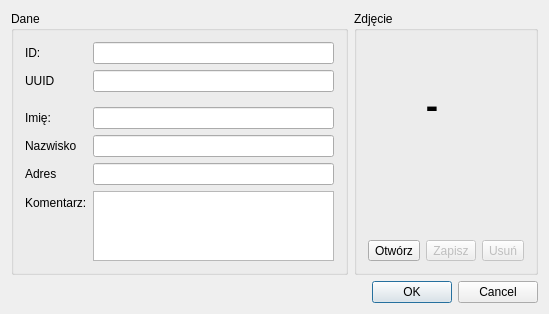
<?xml version="1.0" encoding="UTF-8"?>
<ui version="4.0">
 <class>PersonAdderClass</class>
 <widget class="QDialog" name="PersonAdderClass">
  <property name="windowModality">
   <enum>Qt::WindowModal</enum>
  </property>
  <property name="geometry">
   <rect>
    <x>0</x>
    <y>0</y>
    <width>549</width>
    <height>299</height>
   </rect>
  </property>
  <property name="windowTitle">
   <string>PersonAdder</string>
  </property>
  <layout class="QVBoxLayout" name="verticalLayout_2">
   <item>
    <layout class="QHBoxLayout" name="horizontalLayout">
     <item>
      <widget class="QGroupBox" name="groupBox">
       <property name="title">
        <string>Dane</string>
       </property>
       <layout class="QVBoxLayout" name="verticalLayout">
        <item>
         <layout class="QFormLayout" name="formLayout">
          <property name="fieldGrowthPolicy">
           <enum>QFormLayout::AllNonFixedFieldsGrow</enum>
          </property>
          <item row="0" column="0">
           <widget class="QLabel" name="label_5">
            <property name="text">
             <string>ID:</string>
            </property>
           </widget>
          </item>
          <item row="0" column="1">
           <widget class="QLineEdit" name="IdLe">
            <property name="readOnly">
             <bool>true</bool>
            </property>
           </widget>
          </item>
          <item row="1" column="0">
           <widget class="QLabel" name="label_4">
            <property name="text">
             <string>UUID</string>
            </property>
           </widget>
          </item>
          <item row="1" column="1">
           <widget class="QLineEdit" name="UuidLe">
            <property name="readOnly">
             <bool>true</bool>
            </property>
           </widget>
          </item>
          <item row="2" column="0">
           <widget class="Line" name="line">
            <property name="orientation">
             <enum>Qt::Horizontal</enum>
            </property>
           </widget>
          </item>
          <item row="3" column="0">
           <widget class="QLabel" name="label">
            <property name="text">
             <string>Imię:</string>
            </property>
           </widget>
          </item>
          <item row="3" column="1">
           <widget class="QLineEdit" name="NameLe"/>
          </item>
          <item row="4" column="0">
           <widget class="QLabel" name="label_2">
            <property name="text">
             <string>Nazwisko</string>
            </property>
           </widget>
          </item>
          <item row="4" column="1">
           <widget class="QLineEdit" name="snameLe"/>
          </item>
          <item row="5" column="0">
           <widget class="QLabel" name="label_3">
            <property name="text">
             <string>Adres</string>
            </property>
           </widget>
          </item>
          <item row="5" column="1">
           <widget class="QLineEdit" name="AddrLe"/>
          </item>
          <item row="6" column="0">
           <widget class="QLabel" name="label_6">
            <property name="text">
             <string>Komentarz:</string>
            </property>
           </widget>
          </item>
          <item row="6" column="1">
           <widget class="QPlainTextEdit" name="CmtPte"/>
          </item>
         </layout>
        </item>
       </layout>
      </widget>
     </item>
     <item>
      <widget class="QGroupBox" name="groupBox_2">
       <property name="sizeIncrement">
        <size>
         <width>0</width>
         <height>0</height>
        </size>
       </property>
       <property name="title">
        <string>Zdjęcie</string>
       </property>
       <layout class="QVBoxLayout" name="verticalLayout_3">
        <item>
         <widget class="QLabel" name="PicLbl">
          <property name="sizePolicy">
           <sizepolicy hsizetype="Fixed" vsizetype="Fixed">
            <horstretch>0</horstretch>
            <verstretch>0</verstretch>
           </sizepolicy>
          </property>
          <property name="minimumSize">
           <size>
            <width>128</width>
            <height>128</height>
           </size>
          </property>
          <property name="maximumSize">
           <size>
            <width>128</width>
            <height>128</height>
           </size>
          </property>
          <property name="text">
           <string>&lt;!DOCTYPE HTML PUBLIC &quot;-//W3C//DTD HTML 4.0//EN&quot; &quot;http://www.w3.org/TR/REC-html40/strict.dtd&quot;&gt;
&lt;html&gt;&lt;head&gt;&lt;meta name=&quot;qrichtext&quot; content=&quot;1&quot; /&gt;&lt;style type=&quot;text/css&quot;&gt;
p, li { white-space: pre-wrap; }
&lt;/style&gt;&lt;/head&gt;&lt;body style=&quot; font-family:'DejaVu Sans'; font-size:9pt; font-weight:400; font-style:normal;&quot;&gt;
&lt;p align=&quot;center&quot; style=&quot; margin-top:0px; margin-bottom:0px; margin-left:0px; margin-right:0px; -qt-block-indent:0; text-indent:0px;&quot;&gt;&lt;span style=&quot; font-size:28pt; font-weight:600;&quot;&gt;-&lt;/span&gt;&lt;/p&gt;&lt;/body&gt;&lt;/html&gt;</string>
          </property>
         </widget>
        </item>
        <item>
         <spacer name="verticalSpacer">
          <property name="orientation">
           <enum>Qt::Vertical</enum>
          </property>
          <property name="sizeHint" stdset="0">
           <size>
            <width>20</width>
            <height>40</height>
           </size>
          </property>
         </spacer>
        </item>
        <item>
         <layout class="QHBoxLayout" name="horizontalLayout_3" stretch="0,0,0">
          <item>
           <widget class="QToolButton" name="LoadImgTbn">
            <property name="text">
             <string>Otwórz</string>
            </property>
            <property name="icon">
             <iconset resource="icons.qrc">
              <normaloff>:/icons/document-open.png</normaloff>:/icons/document-open.png</iconset>
            </property>
           </widget>
          </item>
          <item>
           <widget class="QToolButton" name="SaveImgTbn">
            <property name="enabled">
             <bool>false</bool>
            </property>
            <property name="text">
             <string>Zapisz</string>
            </property>
            <property name="icon">
             <iconset resource="icons.qrc">
              <normaloff>:/icons/document-save.png</normaloff>:/icons/document-save.png</iconset>
            </property>
           </widget>
          </item>
          <item>
           <widget class="QToolButton" name="DelImgTbn">
            <property name="enabled">
             <bool>false</bool>
            </property>
            <property name="text">
             <string>Usuń</string>
            </property>
            <property name="icon">
             <iconset resource="icons.qrc">
              <normaloff>:/icons/edit-delete.png</normaloff>:/icons/edit-delete.png</iconset>
            </property>
           </widget>
          </item>
         </layout>
        </item>
       </layout>
      </widget>
     </item>
    </layout>
   </item>
   <item>
    <layout class="QHBoxLayout" name="horizontalLayout_2">
     <item>
      <widget class="QLabel" name="StatusLbl">
       <property name="text">
        <string/>
       </property>
      </widget>
     </item>
     <item>
      <widget class="QDialogButtonBox" name="buttonBox">
       <property name="standardButtons">
        <set>QDialogButtonBox::Cancel|QDialogButtonBox::Ok</set>
       </property>
      </widget>
     </item>
    </layout>
   </item>
  </layout>
 </widget>
 <layoutdefault spacing="6" margin="11"/>
 <resources>
  <include location="icons.qrc"/>
 </resources>
 <connections/>
</ui>
